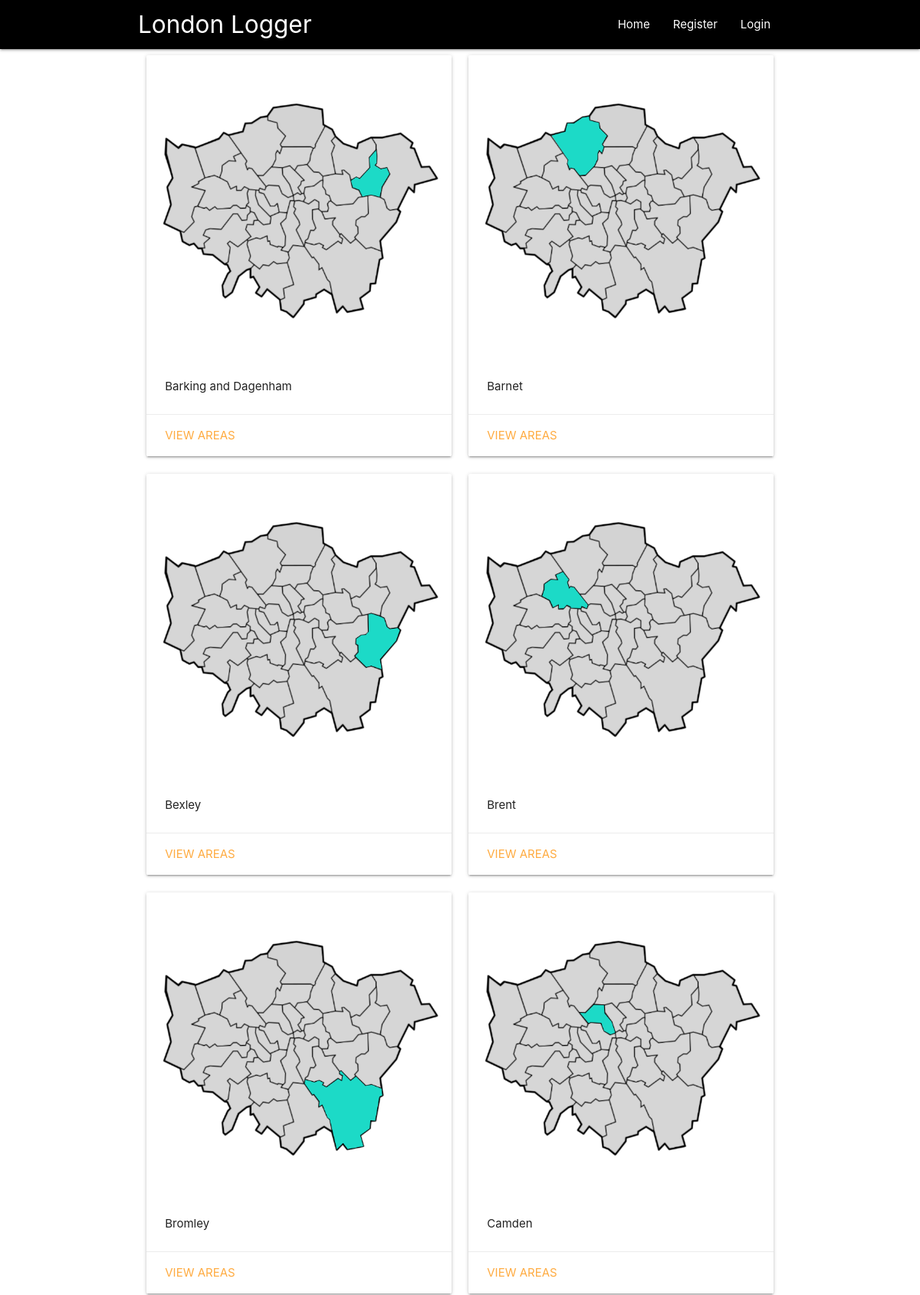
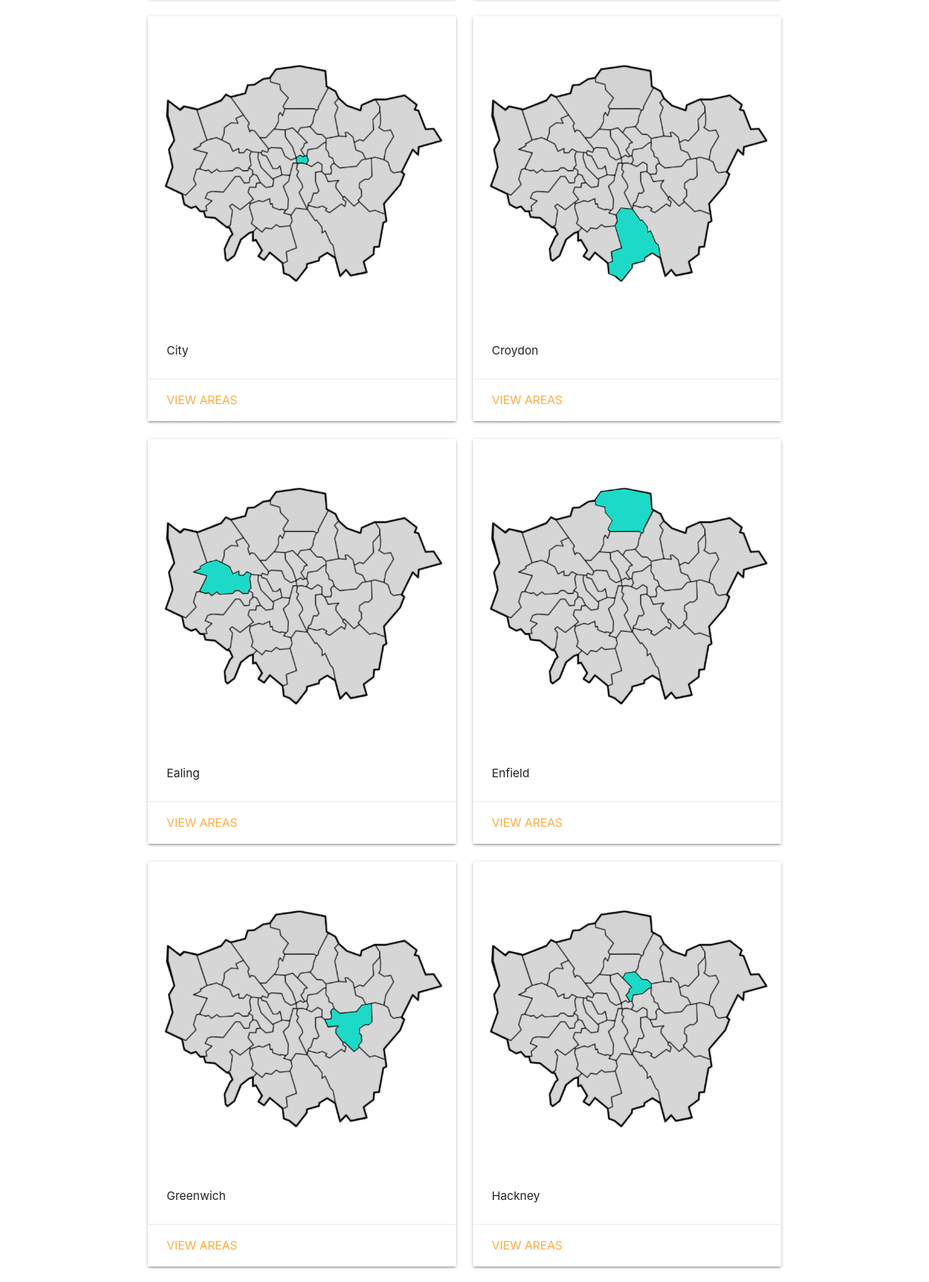
The page / (upper part) on the database its author committed (2 pictures, top to bottom).
### main/models.py (models this page shows)
class Borough(models.Model):
    borough_name = models.CharField(max_length=255)

### main/views.py (the view)
# urls.py: path('', views.homepage, name='homepage'),
def homepage(request):
    boroughs = Borough.objects.all()
    boroughs = boroughs.order_by('borough_name')
    return render(request=request,
                  template_name='main/homepage.html',
                  context={'boroughs':boroughs},
                  )

### main/templates/main/homepage.html
{% extends "main/header.html" %}
{% block content %}
    <div class="container">
        <div class="row">
            {% for borough in boroughs %}
                <div class="col s12 m7 l6">
                    <div class="card">
                        <div class="card-image">
                            <img src="media/mysite/{{borough.borough_name}}.png" class="responsive-img">
                        </div>
                        <div class="card-content">
                            <p>{{borough.borough_name}}</p>
                        </div>
                        <div class="card-action">
                            <a href="{{borough.borough_name}}">View Areas</a>
                        </div>
                    </div>
                </div>
            {% endfor %}
        </div>
    </div>
{% endblock %}

### rows shown on the page
Borough: borough_name (picture), borough_name "Barking and Dagenham"
Borough: borough_name (picture), borough_name "Barnet"
Borough: borough_name (picture), borough_name "Bexley"
Borough: borough_name (picture), borough_name "Brent"
Borough: borough_name (picture), borough_name "Bromley"
Borough: borough_name (picture), borough_name "Camden"
Borough: borough_name (picture), borough_name "City"
Borough: borough_name (picture), borough_name "Croydon"
Borough: borough_name (picture), borough_name "Ealing"
Borough: borough_name (picture), borough_name "Enfield"
Borough: borough_name (picture), borough_name "Greenwich"
Borough: borough_name (picture), borough_name "Hackney"
